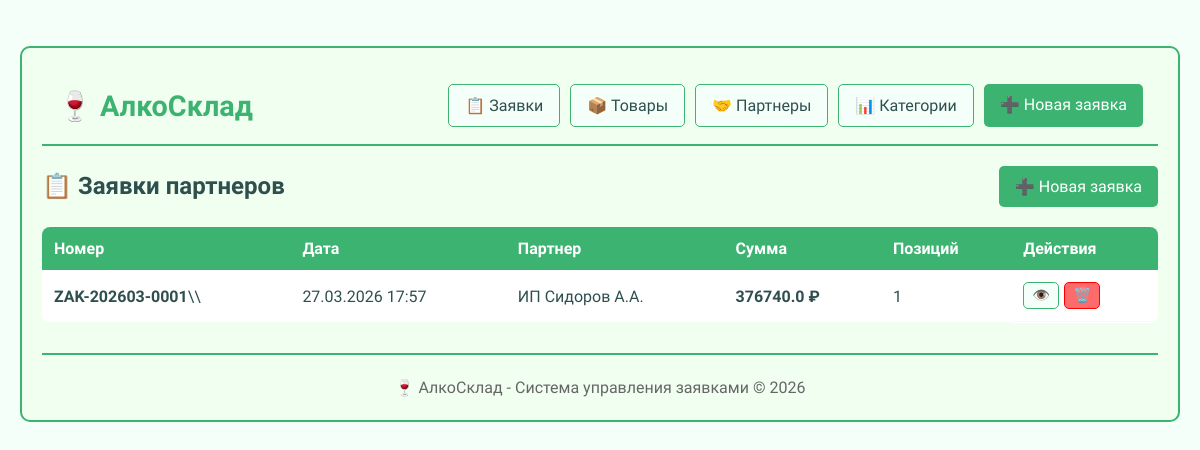
The page / on the database its author committed.
### app.py (models this page shows, shortened)
class Order(db.Model):
    __tablename__ = 'orders'
    __table_args__ = {'extend_existing': True}
    id = db.Column(db.Integer, primary_key=True)
    order_number = db.Column(db.String(50), unique=True, nullable=False)
    date_created = db.Column(db.DateTime, default=datetime.now)
    partner_id = db.Column(db.Integer, db.ForeignKey('partners.id'), nullable=False)
    items = db.relationship('OrderItem', backref='order', lazy=True, cascade='all, delete-orphan')
    def calculate_total(self):
        total = 0
        for item in self.items:
            total += item.calculate_subtotal()
        return round(total, 2)

class Partner(db.Model):
    __tablename__ = 'partners'
    __table_args__ = {'extend_existing': True}
    id = db.Column(db.Integer, primary_key=True)
    name = db.Column(db.String(255), nullable=False)
    short_name = db.Column(db.String(100))
    partner_type = db.Column(db.String(50))
    director = db.Column(db.String(255))
    phone = db.Column(db.String(50))
    discount = db.Column(db.Numeric(5, 2), default=0.00)
    total_orders_sum = db.Column(db.Numeric(12, 2), default=0.00)
    actual_address = db.Column(db.Text)
    legal_address = db.Column(db.Text)
    orders = db.relationship('Order', backref='partner', lazy=True)

class OrderItem(db.Model):
    __tablename__ = 'order_items'
    __table_args__ = {'extend_existing': True}
    id = db.Column(db.Integer, primary_key=True)
    quantity = db.Column(db.Numeric(10, 3), nullable=False)
    price_per_unit = db.Column(db.Numeric(10, 2), nullable=False)
    order_id = db.Column(db.Integer, db.ForeignKey('orders.id'), nullable=False)
    product_id = db.Column(db.Integer, db.ForeignKey('products.id'), nullable=False)
    def calculate_subtotal(self):
        base = float(self.price_per_unit) * float(self.quantity)
        discount = float(self.order.partner.discount) if self.order and self.order.partner else 0
        discounted_base = base * (1 - discount / 100)
        excise = float(self.product.excise_tax) * float(self.quantity)
        license = float(self.product.license_fee) * float(self.quantity)
        return round(discounted_base + excise + license, 2)

class Product(db.Model):
    __tablename__ = 'products'
    __table_args__ = {'extend_existing': True}
    id = db.Column(db.Integer, primary_key=True)
    article = db.Column(db.String(50), unique=True, nullable=False)
    name = db.Column(db.String(255), nullable=False)
    commercial_name = db.Column(db.String(255))
    unit = db.Column(db.String(20), default='шт')
    base_price = db.Column(db.Numeric(10, 2), nullable=False)
    excise_tax = db.Column(db.Numeric(10, 2), default=0.00)
    license_fee = db.Column(db.Numeric(10, 2), default=0.00)
    is_alcohol = db.Column(db.Boolean, default=False)
    alcohol_content = db.Column(db.Numeric(5, 2), nullable=True)
    volume = db.Column(db.Numeric(10, 3), nullable=True)
    category_id = db.Column(db.Integer, db.ForeignKey('product_categories.id'), nullable=False)
    order_items = db.relationship('OrderItem', backref='product', lazy=True)

### app.py (the view)
@app.route('/')
def index():
    orders = Order.query.order_by(Order.date_created.desc()).all()
    return render_template('index.html', orders=orders)

### templates/index.html (shortened to what this page needs)
﻿{% extends "base.html" %}
{% block content %}
<div class="page-header">
    <h2>📋 Заявки партнеров</h2>
    <a href="{{ url_for('new_order') }}" class="btn btn-primary">➕ Новая заявка</a>
</div>
{% if orders %}
    <div class="table-responsive">
        <table class="table">
            <thead>
                <tr>
                    <th>Номер</th>
                    <th>Дата</th>
                    <th>Партнер</th>
                    <th>Сумма</th>
                    <th>Позиций</th>
                    <th>Действия</th>
                </thead>
            <tbody>
                {% for order in orders %}
                <tr>
                    <td><strong>{{ order.order_number|default('?') }}</strong>\\
                    <td>{{ order.date_created.strftime('%d.%m.%Y %H:%M') if order.date_created else '—' }}</td>
                    <td>
                        {% if order.partner %}
                            {{ order.partner.name|default('Без имени') }}
                        {% else %}
                            <span style="color: red;">Партнёр удалён</span>
                        {% endif %}
                    </td>
                    <td><strong>{{ order.calculate_total()|default(0) }} ₽</strong></td>
                    <td>{{ order.items|length|default(0) }}</td>
                    <td class="actions">
                        <a href="{{ url_for('order_detail', id=order.id|default(0)) }}" class="btn btn-small">👁️</a>
                        <a href="{{ url_for('delete_order', id=order.id|default(0)) }}" class="btn btn-small btn-delete" onclick="return confirm('Удалить заявку?')">🗑️</a>
                    </td>
                </tr>
                {% endfor %}
            </tbody>
        </table>
    </div>
{% else %}
    <div class="empty-state">
        <p>📭 Нет заявок</p>
        <a href="{{ url_for('new_order') }}" class="btn btn-primary">➕ Создать первую заявку</a>
    </div>
{% endif %}
{% endblock %}

### static/css/style.css (style rules this page uses)
body { background-color: #F5FFFA; padding: 20px; color: #2F4F4F; line-height: 1.6; }
.btn { background-color: #F5FFFA; color: #2F4F4F; padding: 8px 16px; text-decoration: none; border: 1px solid #3CB371; border-radius: 5px; transition: all 0.3s; display: inline-block; }
.btn-primary { background-color: #3CB371; color: white; border: none; }
.btn-delete { background-color: #ff6b6b; border-color: #ff0000; color: white; }
.btn-small { padding: 4px 8px; font-size: 0.9em; }
table { width: 100%; border-collapse: collapse; margin: 20px 0; background-color: white; border-radius: 8px; overflow: hidden; }
th { background-color: #3CB371; color: white; padding: 12px; text-align: left; }
td { padding: 12px; border-bottom: 1px solid #F0FFF0; }
.actions { display: flex; gap: 5px; }
.page-header { display: flex; justify-content: space-between; align-items: center; margin-bottom: 20px; flex-wrap: wrap; gap: 10px; }

### templates/base.html (style rules this page uses)
body { font-family: 'Corbel', 'Segoe UI', Tahoma, Geneva, Verdana, sans-serif; }

### rows shown on the page
Order: order_number "ZAK-202603-0001", date_created "27.03.2026 17:57", partner.name "ИП Сидоров А.А.", calculate_total "376740.0", items|length "1"
